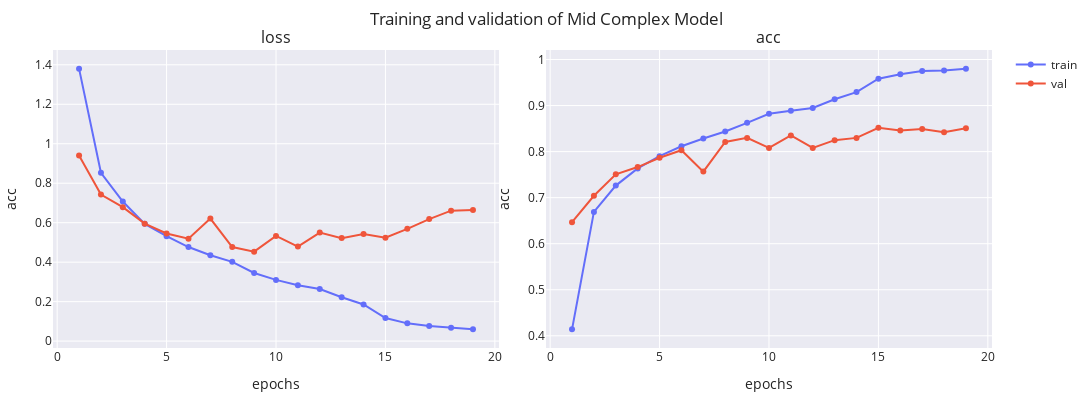

Source (notebook cell):
### Markdown cell above
### 2.2 Mid Complex Model

### Code cell
mid_model = MidModel(num_classes=5)
optimizer = Adam(learning_rate=1e-3)
mid_model.compile(optimizer=optimizer, loss="sparse_categorical_crossentropy", metrics=[SparseCategoricalAccuracy('acc')])
mid_model_history = train_model(
    mid_model, 
    train_dataset, 
    val_dataset, 
    epochs=30, 
    batch_size=BATCH_SIZE, 
    verbose=1, 
    path=model_dir, 
    lr_patience=5, 
    val_patience=10
).history
print(
    f"Final loss: training -> {mid_model_history['loss'][-1]:.2f}, validation -> {mid_model_history['val_loss'][-1]:.2f}"
)
print(
    f"Final accuracy: training -> {mid_model_history['acc'][-1]:.2f}, validation -> {mid_model_history['val_acc'][-1]:.2f}"
)
plot_history(mid_model_history, ['loss', 'acc'], name='Mid Complex Model')

### Figure 1 — Plotly figure (JSON) as saved in the notebook; plotly's stock layout.template omitted (floating-point values rounded to 4 significant figures)
{"data": [{"line": {"color": "#636EFA"}, "marker": {"color": "#636EFA"}, "mode": "lines+markers", "name": "train", "showlegend": true, "type": "scatter", "x": [1, 2, 3, 4, 5, 6, 7, 8, 9, 10, 11, 12, 13, 14, 15, 16, 17, 18, 19], "xaxis": "x", "y": [1.38, 0.8527, 0.7073, 0.594, 0.5315, 0.4767, 0.4347, 0.4018, 0.3452, 0.3103, 0.2834, 0.2636, 0.2225, 0.1855, 0.1167, 0.08999, 0.07645, 0.06799, 0.05961], "yaxis": "y"}, {"line": {"color": "#EF553B"}, "marker": {"color": "#EF553B"}, "mode": "lines+markers", "name": "val", "showlegend": true, "type": "scatter", "x": [1, 2, 3, 4, 5, 6, 7, 8, 9, 10, 11, 12, 13, 14, 15, 16, 17, 18, 19], "xaxis": "x", "y": [0.94, 0.7428, 0.6787, 0.5951, 0.5451, 0.5186, 0.6208, 0.4764, 0.4533, 0.5328, 0.4791, 0.5497, 0.5219, 0.5422, 0.5237, 0.5688, 0.6183, 0.661, 0.6643], "yaxis": "y"}, {"line": {"color": "#636EFA"}, "marker": {"color": "#636EFA"}, "mode": "lines+markers", "name": "train", "showlegend": false, "type": "scatter", "x": [1, 2, 3, 4, 5, 6, 7, 8, 9, 10, 11, 12, 13, 14, 15, 16, 17, 18, 19], "xaxis": "x2", "y": [0.414, 0.669, 0.7262, 0.7636, 0.7901, 0.8116, 0.8284, 0.8437, 0.8625, 0.882, 0.8887, 0.8947, 0.9137, 0.9293, 0.9584, 0.9681, 0.9753, 0.9762, 0.9802], "yaxis": "y2"}, {"line": {"color": "#EF553B"}, "marker": {"color": "#EF553B"}, "mode": "lines+markers", "name": "val", "showlegend": false, "type": "scatter", "x": [1, 2, 3, 4, 5, 6, 7, 8, 9, 10, 11, 12, 13, 14, 15, 16, 17, 18, 19], "xaxis": "x2", "y": [0.6467, 0.7041, 0.7506, 0.7665, 0.7867, 0.8031, 0.7566, 0.8209, 0.8298, 0.808, 0.8352, 0.808, 0.8248, 0.8298, 0.8516, 0.8461, 0.8491, 0.8422, 0.8506], "yaxis": "y2"}], "layout": {"annotations": [{"font": {"size": 16}, "showarrow": false, "text": "loss", "x": 0.2375, "xanchor": "center", "xref": "paper", "y": 1, "yanchor": "bottom", "yref": "paper"}, {"font": {"size": 16}, "showarrow": false, "text": "acc", "x": 0.7625, "xanchor": "center", "xref": "paper", "y": 1, "yanchor": "bottom", "yref": "paper"}], "height": 400, "margin": {"b": 10, "l": 10, "r": 10, "t": 50}, "title": {"text": "Training and validation of Mid Complex Model"}, "width": 1200, "xaxis": {"anchor": "y", "domain": [0, 0.475], "title": {"text": "epochs"}}, "xaxis2": {"anchor": "y2", "domain": [0.525, 1], "title": {"text": "epochs"}}, "yaxis": {"anchor": "x", "domain": [0, 1], "title": {"text": "acc"}}, "yaxis2": {"anchor": "x2", "domain": [0, 1], "title": {"text": "acc"}}}}
